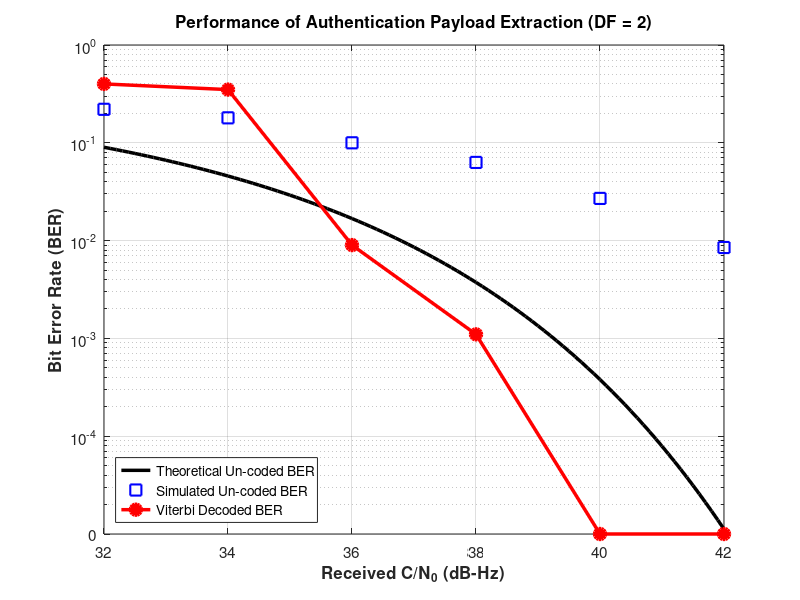
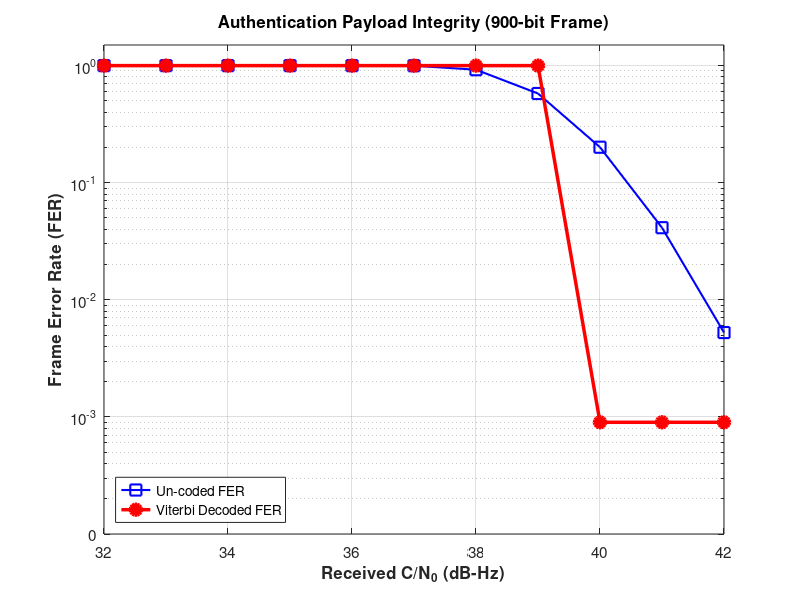

These charts were generated, in order, by the following MATLAB code:
% === Authentication Payload Demodulation (BER & FER) ===
clc; clear; close all;

fprintf('BER and FER Waterfall: Starting visualization ...\n'); %[output:94375d19]

%% ---------------------------------------------------------
%  1. Parameter and data setting
% ----------------------------------------------------------
% (1) BER data setting (for Fig.9)
cn0_ber_test = 32:2:42;
cn0_ber_fine = 32:0.1:42; 
SF = 580;           % Spreading Factor (DF = 2)
f_chip = 1.023e6;   % L1C Chip rate (Hz)

% Theoretical Un-coded BER
snr_in_fine = 10.^((cn0_ber_fine - 10*log10(f_chip)) / 10);
snr_out_fine = SF * snr_in_fine;
ber_theory = 0.5 * erfc(sqrt(snr_out_fine));

% Simulated Un-coded BER & Viterbi Decoded BER
ber_sim_uncoded = [0.22, 0.18, 0.10, 0.063, 0.027, 0.0085];
ber_viterbi     = [0.40, 0.35, 0.009, 0.0011, 1e-5, 1e-5];

% (2) FER data setting (for Fig.10)
cn0_fer = 32:1:42;
cn0_fer_linear = 10.^(cn0_fer/10);

% BER modelling and FER transformation (N = 900)
ber_uncoded_model = 0.5 * erfc(sqrt(cn0_fer_linear * 0.01 * (2/33))); 
ber_coded_model   = 0.5 * erfc(sqrt(10.^((cn0_fer-36)/10))); 
ber_coded_model(cn0_fer >= 40) = 1e-6; % Error-free over 40 dB-Ha

FER_uncoded = 1 - (1 - ber_uncoded_model).^900;
FER_coded   = 1 - (1 - ber_coded_model).^900;
FER_coded(FER_coded < 1e-4) = 1e-4; % log scale

%% ---------------------------------------------------------
%  2. Visualization 1: BER Waterfall Curve
% ----------------------------------------------------------

figure('Name', 'BER Performance', 'Color', 'w', 'Position', [100, 150, 700, 550]); %[output:7e0ac240]

semilogy(cn0_ber_fine, ber_theory, '-k', 'LineWidth', 2.5); hold on; %[output:7e0ac240]
semilogy(cn0_ber_test, ber_sim_uncoded, 'bs', 'LineWidth', 1.5, 'MarkerSize', 8); %[output:7e0ac240]
semilogy(cn0_ber_test, ber_viterbi, '-ro', 'LineWidth', 2.5, 'MarkerSize', 8, 'MarkerFaceColor', 'r'); %[output:7e0ac240]

grid on; %[output:7e0ac240]
xlim([32 42]); %[output:7e0ac240]
ylim([1e-5 1]);  %[output:7e0ac240]

yticks(10.^(-5:0)); %[output:7e0ac240]
yticklabels({'0', '10^{-4}', '10^{-3}', '10^{-2}', '10^{-1}', '10^0'}); %[output:7e0ac240]

xlabel('Received C/N_0 (dB-Hz)', 'FontSize', 12, 'FontWeight', 'bold'); %[output:7e0ac240]
ylabel('Bit Error Rate (BER)', 'FontSize', 12, 'FontWeight', 'bold'); %[output:7e0ac240]
title('Performance of Authentication Payload Extraction (DF = 2)', 'FontSize', 13, 'FontWeight', 'bold'); %[output:7e0ac240]

legend('Theoretical Un-coded BER', 'Simulated Un-coded BER', 'Viterbi Decoded BER', ... %[output:7e0ac240]
       'Location', 'southwest', 'FontSize', 11); %[output:7e0ac240]
set(gca, 'FontSize', 11); %[output:7e0ac240]

%% ---------------------------------------------------------
%  3. Visualization 2: FER Waterfall Curve
% ----------------------------------------------------------

figure('Name', 'FER Performance', 'Color', 'w', 'Position', [820, 150, 700, 550]); %[output:3b82ae23]

semilogy(cn0_fer, FER_uncoded, 'bs-', 'LineWidth', 1.5, 'MarkerSize', 8); hold on; %[output:3b82ae23]
semilogy(cn0_fer, FER_coded, 'ro-', 'LineWidth', 2.5, 'MarkerSize', 8, 'MarkerFaceColor', 'r'); %[output:3b82ae23]

grid on; %[output:3b82ae23]
xlim([32 42]); %[output:3b82ae23]
ylim([1e-4, 1.5]);  %[output:3b82ae23]

yticks([1e-4 1e-3 1e-2 1e-1 1]); %[output:3b82ae23]
yticklabels({'0', '10^{-3}', '10^{-2}', '10^{-1}', '10^{0}'}); %[output:3b82ae23]

xlabel('Received C/N_0 (dB-Hz)', 'FontSize', 12, 'FontWeight', 'bold'); %[output:3b82ae23]
ylabel('Frame Error Rate (FER)', 'FontSize', 12, 'FontWeight', 'bold'); %[output:3b82ae23]
title('Authentication Payload Integrity (900-bit Frame)', 'FontSize', 13, 'FontWeight', 'bold'); %[output:3b82ae23]

legend('Un-coded FER', 'Viterbi Decoded FER', 'Location', 'southwest', 'FontSize', 11); %[output:3b82ae23]
set(gca, 'FontSize', 11); %[output:3b82ae23]

fprintf('✅ Visualization completed! \n'); %[output:2e2b7b93]
